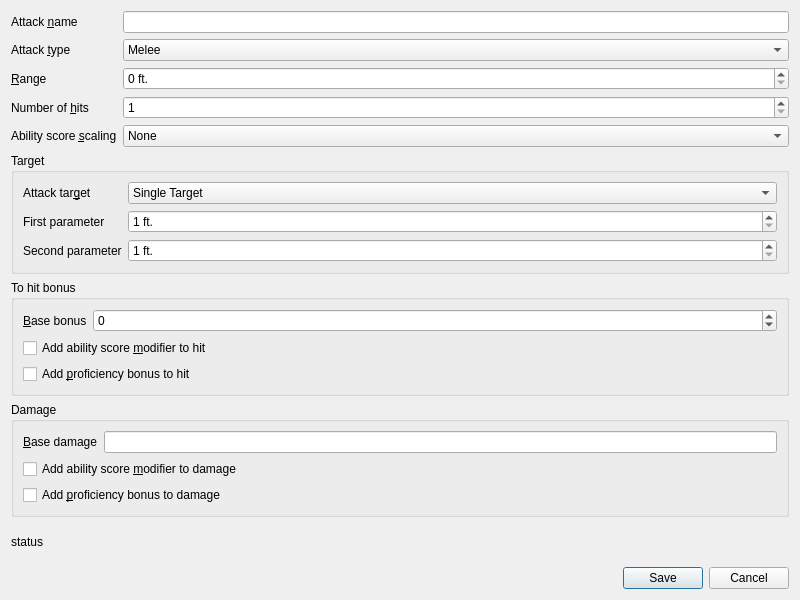
<?xml version="1.0" encoding="UTF-8"?>
<ui version="4.0">
 <class>Dialog</class>
 <widget class="QDialog" name="Dialog">
  <property name="geometry">
   <rect>
    <x>0</x>
    <y>0</y>
    <width>800</width>
    <height>600</height>
   </rect>
  </property>
  <property name="windowTitle">
   <string>Attack roll based attack editor</string>
  </property>
  <layout class="QVBoxLayout" name="verticalLayout">
   <item>
    <layout class="QFormLayout" name="formLayout">
     <item row="0" column="0">
      <widget class="QLabel" name="nameLabel">
       <property name="text">
        <string>Attack &amp;name</string>
       </property>
       <property name="buddy">
        <cstring>attackNameInput</cstring>
       </property>
      </widget>
     </item>
     <item row="0" column="1">
      <widget class="QLineEdit" name="attackNameInput">
       <property name="clearButtonEnabled">
        <bool>true</bool>
       </property>
      </widget>
     </item>
     <item row="1" column="0">
      <widget class="QLabel" name="rangedLabel">
       <property name="text">
        <string>Attack &amp;type</string>
       </property>
       <property name="buddy">
        <cstring>attackTypeInput</cstring>
       </property>
      </widget>
     </item>
     <item row="1" column="1">
      <widget class="QComboBox" name="attackTypeInput">
       <property name="editable">
        <bool>false</bool>
       </property>
       <property name="insertPolicy">
        <enum>QComboBox::NoInsert</enum>
       </property>
       <item>
        <property name="text">
         <string>Melee</string>
        </property>
       </item>
       <item>
        <property name="text">
         <string>Ranged</string>
        </property>
       </item>
      </widget>
     </item>
     <item row="2" column="0">
      <widget class="QLabel" name="rangeLabel">
       <property name="text">
        <string>&amp;Range</string>
       </property>
       <property name="buddy">
        <cstring>attackRangeInput</cstring>
       </property>
      </widget>
     </item>
     <item row="2" column="1">
      <widget class="QSpinBox" name="attackRangeInput">
       <property name="suffix">
        <string> ft.</string>
       </property>
       <property name="maximum">
        <number>9999</number>
       </property>
      </widget>
     </item>
     <item row="3" column="0">
      <widget class="QLabel" name="multihitLabel">
       <property name="text">
        <string>Number of &amp;hits</string>
       </property>
       <property name="buddy">
        <cstring>multihitInput</cstring>
       </property>
      </widget>
     </item>
     <item row="3" column="1">
      <widget class="QSpinBox" name="multihitInput">
       <property name="minimum">
        <number>1</number>
       </property>
      </widget>
     </item>
     <item row="4" column="0">
      <widget class="QLabel" name="scalingLabel">
       <property name="text">
        <string>Ability score &amp;scaling</string>
       </property>
       <property name="buddy">
        <cstring>abilityScoreScalingInput</cstring>
       </property>
      </widget>
     </item>
     <item row="4" column="1">
      <widget class="QComboBox" name="abilityScoreScalingInput">
       <item>
        <property name="text">
         <string>None</string>
        </property>
       </item>
       <item>
        <property name="text">
         <string>Strength</string>
        </property>
       </item>
       <item>
        <property name="text">
         <string>Dexterity</string>
        </property>
       </item>
       <item>
        <property name="text">
         <string>Constitution</string>
        </property>
       </item>
       <item>
        <property name="text">
         <string>Intelligence</string>
        </property>
       </item>
       <item>
        <property name="text">
         <string>Wisdom</string>
        </property>
       </item>
       <item>
        <property name="text">
         <string>Charisma</string>
        </property>
       </item>
      </widget>
     </item>
    </layout>
   </item>
   <item>
    <widget class="QGroupBox" name="targetGroupBox">
     <property name="title">
      <string>Target</string>
     </property>
     <layout class="QFormLayout" name="formLayout_2">
      <item row="0" column="0">
       <widget class="QLabel" name="targetLabel">
        <property name="text">
         <string>Attack tar&amp;get</string>
        </property>
        <property name="buddy">
         <cstring>targetTypeInput</cstring>
        </property>
       </widget>
      </item>
      <item row="0" column="1">
       <widget class="QComboBox" name="targetTypeInput">
        <item>
         <property name="text">
          <string>Single Target</string>
         </property>
        </item>
        <item>
         <property name="text">
          <string>Cone</string>
         </property>
        </item>
        <item>
         <property name="text">
          <string>Cube</string>
         </property>
        </item>
        <item>
         <property name="text">
          <string>Square</string>
         </property>
        </item>
        <item>
         <property name="text">
          <string>Cylinder</string>
         </property>
        </item>
        <item>
         <property name="text">
          <string>Sphere</string>
         </property>
        </item>
        <item>
         <property name="text">
          <string>Circle</string>
         </property>
        </item>
        <item>
         <property name="text">
          <string>Line</string>
         </property>
        </item>
       </widget>
      </item>
      <item row="1" column="0">
       <widget class="QLabel" name="firstParameterLabel">
        <property name="text">
         <string>First parameter</string>
        </property>
       </widget>
      </item>
      <item row="1" column="1">
       <widget class="QSpinBox" name="firstParameterInput">
        <property name="suffix">
         <string> ft.</string>
        </property>
        <property name="minimum">
         <number>1</number>
        </property>
        <property name="maximum">
         <number>9999</number>
        </property>
       </widget>
      </item>
      <item row="2" column="0">
       <widget class="QLabel" name="secondParameterLabel">
        <property name="text">
         <string>Second parameter</string>
        </property>
       </widget>
      </item>
      <item row="2" column="1">
       <widget class="QSpinBox" name="secondParameterInput">
        <property name="suffix">
         <string> ft.</string>
        </property>
        <property name="minimum">
         <number>1</number>
        </property>
        <property name="maximum">
         <number>9999</number>
        </property>
       </widget>
      </item>
     </layout>
    </widget>
   </item>
   <item>
    <widget class="QGroupBox" name="toHitGroupBox">
     <property name="title">
      <string>To hit bonus</string>
     </property>
     <layout class="QVBoxLayout" name="verticalLayout_2">
      <item>
       <layout class="QFormLayout" name="formLayout_3">
        <item row="0" column="0">
         <widget class="QLabel" name="baseToHitLabel">
          <property name="text">
           <string>&amp;Base bonus</string>
          </property>
          <property name="buddy">
           <cstring>baseToHitInput</cstring>
          </property>
         </widget>
        </item>
        <item row="0" column="1">
         <widget class="QSpinBox" name="baseToHitInput">
          <property name="minimum">
           <number>-99</number>
          </property>
         </widget>
        </item>
       </layout>
      </item>
      <item>
       <widget class="QCheckBox" name="toHitScalingCheck">
        <property name="text">
         <string>Add ability score &amp;modifier to hit</string>
        </property>
        <property name="tristate">
         <bool>false</bool>
        </property>
       </widget>
      </item>
      <item>
       <widget class="QCheckBox" name="toHitProficiencyCheck">
        <property name="text">
         <string>Add &amp;proficiency bonus to hit</string>
        </property>
       </widget>
      </item>
     </layout>
    </widget>
   </item>
   <item>
    <widget class="QGroupBox" name="damageGroupBox">
     <property name="title">
      <string>Damage</string>
     </property>
     <layout class="QVBoxLayout" name="verticalLayout_3">
      <item>
       <layout class="QFormLayout" name="formLayout_4">
        <item row="0" column="0">
         <widget class="QLabel" name="baseDamageLabel">
          <property name="text">
           <string>&amp;Base damage</string>
          </property>
          <property name="buddy">
           <cstring>baseDamageInput</cstring>
          </property>
         </widget>
        </item>
        <item row="0" column="1">
         <widget class="QLineEdit" name="baseDamageInput">
          <property name="maxLength">
           <number>256</number>
          </property>
         </widget>
        </item>
       </layout>
      </item>
      <item>
       <widget class="QCheckBox" name="damageScalingCheck">
        <property name="text">
         <string>Add ability score &amp;modifier to damage</string>
        </property>
       </widget>
      </item>
      <item>
       <widget class="QCheckBox" name="damageProficiencyCheck">
        <property name="text">
         <string>Add &amp;proficiency bonus to damage</string>
        </property>
       </widget>
      </item>
     </layout>
    </widget>
   </item>
   <item>
    <widget class="QLabel" name="statusText">
     <property name="text">
      <string>status</string>
     </property>
    </widget>
   </item>
   <item>
    <widget class="QDialogButtonBox" name="dialogButtons">
     <property name="standardButtons">
      <set>QDialogButtonBox::Cancel|QDialogButtonBox::Save</set>
     </property>
    </widget>
   </item>
  </layout>
 </widget>
 <resources/>
 <connections/>
</ui>
